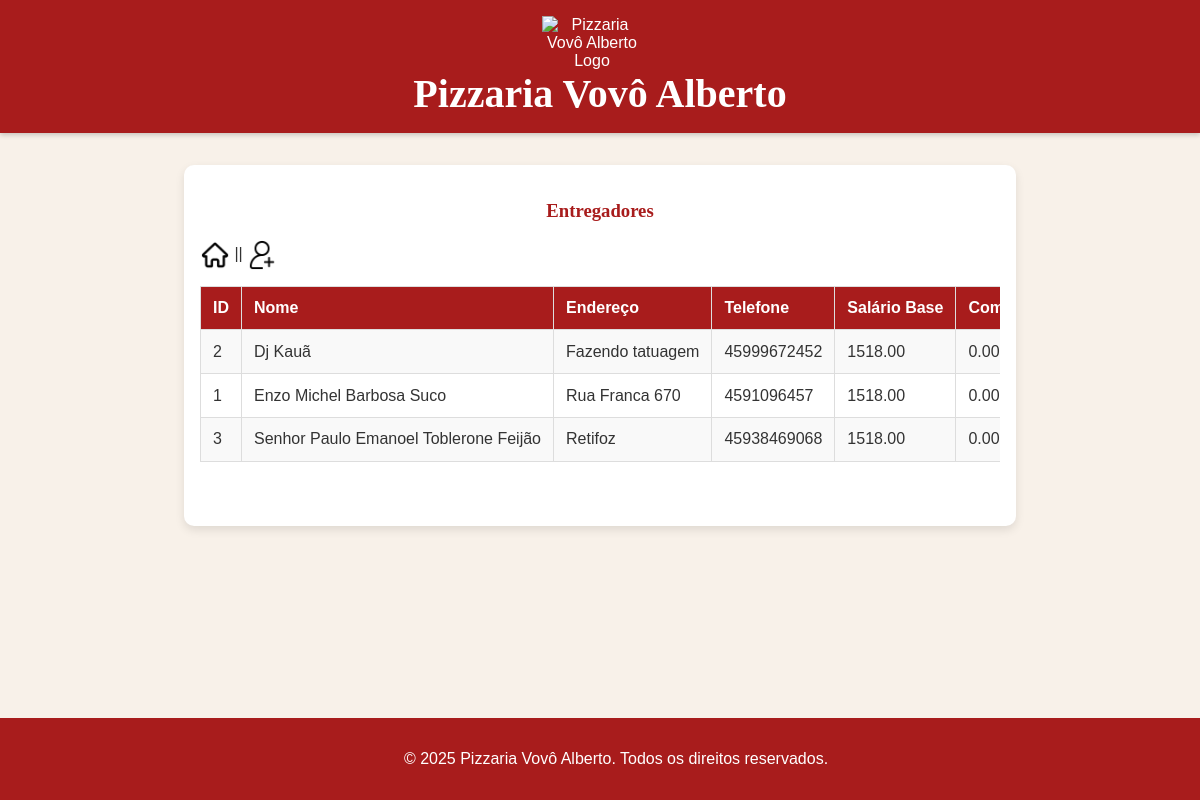
/view/entregadores/listarEntregadores.php, run on an earlier commit of the app's database.
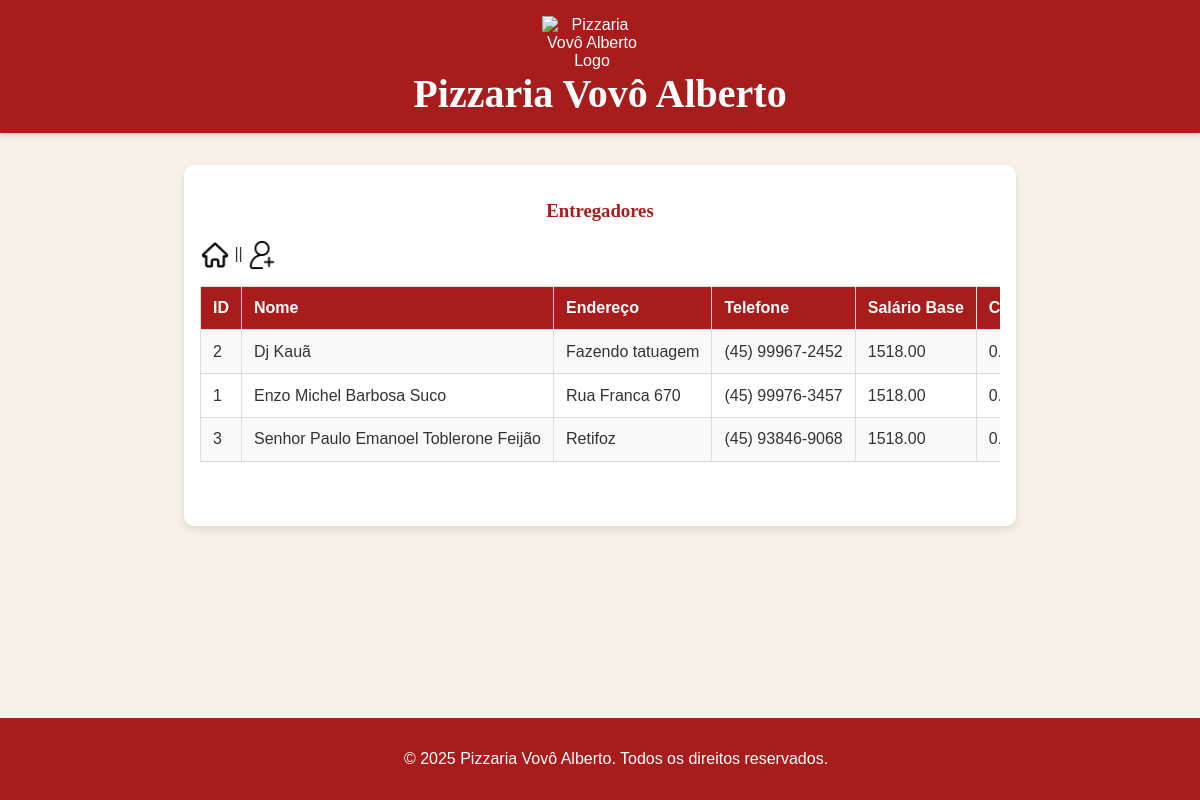
And on a later commit of the database.
### tables this page shows
CREATE TABLE entregador (
    id INT AUTO_INCREMENT NOT NULL,
    nome VARCHAR(50) NOT NULL,
    endereco VARCHAR(100) NOT NULL,
    telefone VARCHAR(50) NOT NULL,
    salarioBase DECIMAL(10,2) NOT NULL,
    comissao DECIMAL(10,2) DEFAULT 0,
    placaMoto VARCHAR(7) NOT NULL,
    modeloMoto VARCHAR(30) NOT NULL,
    CONSTRAINT pk_entregador PRIMARY KEY (id)
);

### util/Connection.php (called while the page is built, shortened)
<?php
class Connection {
    private static $conn = null;
    public static function getConnection() {
        if(self::$conn == null) {
            try {
                $opcoes = array(
                    PDO::MYSQL_ATTR_INIT_COMMAND => "SET NAMES utf8",
                    PDO::ATTR_ERRMODE => PDO::ERRMODE_EXCEPTION,
                    PDO::ATTR_DEFAULT_FETCH_MODE => PDO::FETCH_ASSOC);
                $strConn = "mysql:host=" . DB_HOST . ";dbname=" . DB_NAME;
                self::$conn = new PDO($strConn, DB_USER, DB_PASSWORD, $opcoes);
            } catch(PDOException $e) {
                echo "Erro ao conectar na base de dados.<br>";
                print_r($e);
            }
        }
        return self::$conn;
    }
}

### controller/EntregadorController.php (called while the page is built, shortened)
<?php
require_once(__DIR__ . '/../model/Entregador.php');
require_once(__DIR__ . '/../dao/EntregadorDAO.php');
class EntregadorController {
    private ?EntregadorDAO $entregadorDAO;
    public function __construct() {
        $this->entregadorDAO = new EntregadorDAO();
    }
    public function listar() {
        return $this->entregadorDAO->listar();
    }
}
?>

### dao/EntregadorDAO.php (called while the page is built, shortened)
<?php
require_once(__DIR__ . '/../util/Connection.php');
require_once(__DIR__ . '/../model/Entregador.php');
class EntregadorDAO {
    private PDO $conexao;
    public function __construct() {
        $this->conexao = Connection::getConnection();
    }
    public function listar() {
        $sql = "SELECT * FROM entregador ORDER BY nome";
        $stm = $this->conexao->prepare($sql);
        $stm->execute();
        $resultado = $stm->fetchAll(PDO::FETCH_ASSOC);
        return $this->map($resultado);
    }
    public function map($resultado) {
        $entregadores = [];
        foreach ($resultado as $r) {
            $entregador = new Entregador();
            $entregador->setId($r['id']);
            $entregador->setNome($r['nome']);
            $entregador->setEndereco($r['endereco']);
            $entregador->setTelefone($r['telefone']);
            $entregador->setSalarioBase($r['salarioBase']);
            $entregador->setComissao($r['comissao']);
            $entregador->setPlacaMoto($r['placaMoto']);
            $entregador->setModeloMoto($r['modeloMoto']);
            $entregadores[] = $entregador;
        }
        return $entregadores;
    }
}
?>

### model/Entregador.php (called while the page is built, shortened)
<?php
class Entregador {
    private $id;
    private $nome;
    private $endereco;
    private $telefone;
    private $salarioBase;
    private $comissao;
    function getId(){
        return $this->id;
    }
    function setId($id){
        $this->id=$id;
    }
    function getNome(){
        return $this->nome;
    }
    function setNome($nome){
        $this->nome=$nome;
    }
    function getEndereco(){
        return $this->endereco;
    }
    function setEndereco($endereco){
        $this->endereco=$endereco;
    }
    function getTelefone(){
        return $this->telefone;
    }
    function setTelefone($telefone){
        $this->telefone=$telefone;
    }
    function getSalarioBase(){
        return $this->salarioBase;
    }
    function setSalarioBase($salarioBase){
        $this->salarioBase=$salarioBase;
    }
    function getComissao(){
        return $this->comissao;
    }
    function setComissao($comissao){
        $this->comissao=$comissao;
    }
}
?>

### view/entregadores/listarEntregadores.php (the view, shortened to what this page needs)
<?php
require_once(__DIR__ . "/../../controller/EntregadorController.php");
require_once(__DIR__ . "/../include/header.php");
$entregadorCont = new EntregadorController();
$lista = $entregadorCont->listar();
?>
<?php include_once(__DIR__ . "/../include/header.php");?>
        <h3>Entregadores</h3>
        <div>
            <a href="../../index.php"><img src="../../img/botao-de-inicio.png" alt="Inicio"></a>
            ||
            <a href="formEntregador.php"><img src="../../img/adicionar-usuario.png" alt="criarAtendente"></a>
        </div>
        <div class="table-container">
            <table>
                <tr>
                    <th>ID</th>
                    <th>Nome</th>
                    <th>Endereço</th>
                    <th>Telefone</th>
                    <th>Salário Base</th>
                    <th>Comissão</th>
                </tr>
                <?php foreach ($lista as $entregador): ?>
                    <tr>
                        <td><?= htmlspecialchars($entregador->getId()) ?></td>
                        <td><?= htmlspecialchars($entregador->getNome()) ?></td>
                        <td><?= htmlspecialchars($entregador->getEndereco()) ?></td>
                        <td><?= htmlspecialchars($entregador->getTelefone()) ?></td>
                        <td><?= htmlspecialchars($entregador->getSalarioBase()) ?></td>
                        <td><?= htmlspecialchars($entregador->getComissao()) ?></td>
                    </tr>
                <?php endforeach; ?>
            </table>
        </div>
    </main>
</body>
<?php include_once(__DIR__ . "/../include/footer.php"); ?>

### view/include/header.php (shortened to what this page needs)
<!DOCTYPE html>
<html lang="pt-BR">
<head>
    <link rel="stylesheet" href="../../css/styles.css">
</head>
<header>
    <img src="https://encrypted-tbn0.gstatic.com/images?q=tbn:ANd9GcRTP1a_zdlU8JNJDD7j8kNV_a1nIJsWX_TX8w&s" alt="Pizzaria Vovô Alberto Logo">
    <h1>Pizzaria Vovô Alberto</h1>
</header>
<body>
    <main>

### view/include/footer.php
<footer>
    <p>&copy; 2025 Pizzaria Vovô Alberto. Todos os direitos reservados.</p>
</footer>
</html>

### css/styles.css (style rules this page uses)
body { font-family: 'Arial', sans-serif; background-color: #f8f1e9; margin: 0; padding: 0; background-image: url('https://www.transparenttextures.com/patterns/pizza.png'); background-size: cover; color: #333; }
header { background-color: #a81c1c; color: #fff; padding: 1rem; text-align: center; box-shadow: 0 2px 5px rgba(0, 0, 0, 0.2); }
header h1 { margin: 0; font-size: 2.5rem; font-family: 'Georgia', serif; }
header img { max-width: 100px; vertical-align: middle; margin-right: 1rem; }
main { max-width: 800px; margin: 2rem auto; padding: 1rem; background-color: #fff; border-radius: 10px; box-shadow: 0 4px 10px rgba(0, 0, 0, 0.1); padding-bottom: 4rem; }
h3 { color: #a81c1c; font-family: 'Georgia', serif; text-align: center; }
.table-container { overflow-x: auto; margin-top: 1rem; }
table { width: 100%; min-width: 800px; border-collapse: collapse; }
th, td { padding: 0.75rem; text-align: left; border: 1px solid #ddd; white-space: nowrap; overflow: hidden; text-overflow: ellipsis; }
th { background-color: #a81c1c; color: #fff; }
tr:nth-child(even) { background-color: #f9f9f9; }
img { max-width: 30px; vertical-align: middle; }
a { color: #2e7d32; text-decoration: none; }
footer { background-color: #a81c1c; color: #fff; text-align: center; padding: 1rem; position: fixed; bottom: 0; width: 100%; }

What changed in the data, as far as the page shows it:
changed entregador "Dj Kauã": telefone "45999672452" → "(45) 99967-2452"
changed entregador "Enzo Michel Barbosa Suco": telefone "4591096457" → "(45) 99976-3457"
changed entregador "Senhor Paulo Emanoel Toblerone Feijão": telefone "45938469068" → "(45) 93846-9068"
